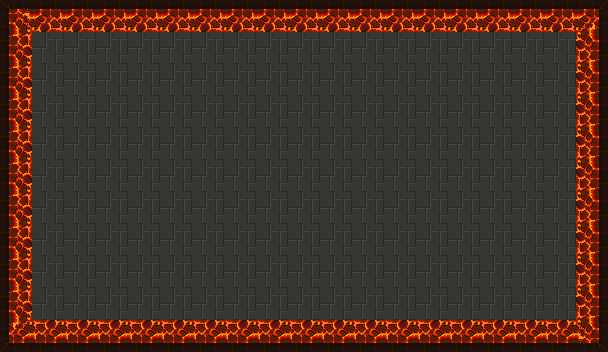

The image is a tile-based game level rendered from a .tmx file. Its description and complete source (layers, tilesets, objects, tile grids) follow:
An orthogonal 19x11 tile map with 32x32 px tiles, 2 tile layers (ground, obstacles) and 12 objects.

<map version="1.5" tiledversion="1.5.0" orientation="orthogonal" renderorder="right-down" width="19" height="11" tilewidth="32" tileheight="32" infinite="0" nextlayerid="10" nextobjectid="125">
 <tileset firstgid="1" source="room3.tsx" />
 <layer id="1" name="ground" width="19" height="11">
  <data encoding="csv">
1610612737,2,2,2,2,2,2,2,2,2,2,2,2,2,2,2,2,2,1,
1610612738,3,3,3,3,3,3,3,3,3,3,3,3,3,3,3,3,3,2684354562,
1610612738,3,3,3,3,3,3,3,3,3,3,3,3,3,3,3,3,3,2684354562,
1610612738,3,3,3,3,3,3,3,3,3,3,3,3,3,3,3,3,3,2684354562,
1610612738,3,3,3,3,3,3,3,3,3,3,3,3,3,3,3,3,3,2684354562,
1610612738,3,3,3,3,3,3,3,3,3,3,3,3,3,3,3,3,3,2684354562,
1610612738,3,3,3,3,3,3,3,3,3,3,3,3,3,3,3,3,3,2684354562,
1610612738,3,3,3,3,3,3,3,3,3,3,3,3,3,3,3,3,3,2684354562,
1610612738,3,3,3,3,3,3,3,3,3,3,3,3,3,3,3,3,3,2684354562,
1610612738,3,3,3,3,3,3,3,3,3,3,3,3,3,3,3,3,3,2684354562,
3221225473,3221225474,3221225474,3221225474,3221225474,3221225474,3221225474,3221225474,3221225474,3221225474,3221225474,3221225474,3221225474,3221225474,3221225474,3221225474,3221225474,3221225474,2684354561
</data>
 </layer>
 <objectgroup id="5" name="doors-UP">
  <object id="36" x="287.623" y="0.699154" width="32" height="32" />
 </objectgroup>
 <objectgroup id="6" name="doors-RIGHT">
  <object id="78" x="576.039" y="159.726" width="32" height="32" />
 </objectgroup>
 <objectgroup id="7" name="doors-LEFT">
  <object id="39" x="0" y="160" width="32" height="32" />
 </objectgroup>
 <objectgroup id="8" name="doors-DOWN">
  <object id="76" x="288" y="318" width="32" height="32" />
 </objectgroup>
 <layer id="3" name="obstacles" width="19" height="11">
  <data encoding="csv">
0,0,0,0,0,0,0,0,0,0,0,0,0,0,0,0,0,0,0,
0,0,0,0,0,0,0,0,0,0,0,0,0,0,0,0,0,0,0,
0,0,0,0,0,0,0,0,0,0,0,0,0,0,0,0,0,0,0,
0,0,0,0,0,0,0,0,0,0,0,0,0,0,0,0,0,0,0,
0,0,0,0,0,0,0,0,0,0,0,0,0,0,0,0,0,0,0,
0,0,0,0,0,0,0,0,0,0,0,0,0,0,0,0,0,0,0,
0,0,0,0,0,0,0,0,0,0,0,0,0,0,0,0,0,0,0,
0,0,0,0,0,0,0,0,0,0,0,0,0,0,0,0,0,0,0,
0,0,0,0,0,0,0,0,0,0,0,0,0,0,0,0,0,0,0,
0,0,0,0,0,0,0,0,0,0,0,0,0,0,0,0,0,0,0,
0,0,0,0,0,0,0,0,0,0,0,0,0,0,0,0,0,0,0
</data>
 </layer>
 <objectgroup id="9" name="fire" />
 <objectgroup id="4" name="border">
  <object id="117" x="0" y="0" width="288" height="32" />
  <object id="118" x="0" y="0" width="32" height="160" />
  <object id="119" x="0" y="192" width="32" height="160" />
  <object id="120" x="0" y="320" width="288" height="32" />
  <object id="121" x="320" y="320" width="288" height="32" />
  <object id="122" x="576" y="192" width="32" height="160" />
  <object id="123" x="576" y="0" width="32" height="160" />
  <object id="124" x="320" y="0" width="288" height="32" />
 </objectgroup>
</map>
